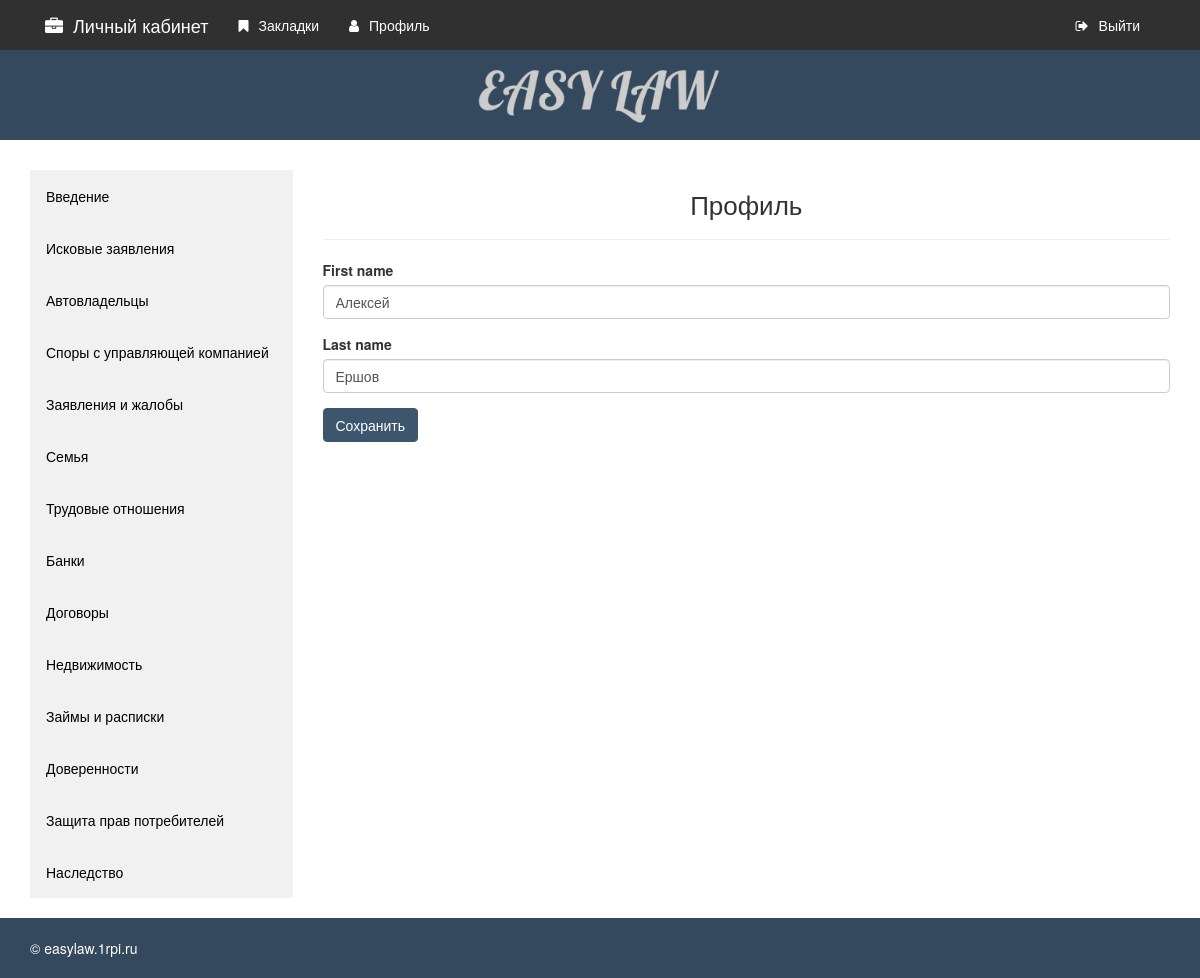
/cabinet/profile/ (signed in), run on the app's committed database.
### cabinet/models.py (models this page shows, shortened)
class Category(models.Model):
    title = models.CharField('Название категории', max_length=200)
    description = models.TextField('Описание', null=True, blank=True)
    date_added = models.DateTimeField('Дата добавления', auto_now_add=True)
    class Meta:
        verbose_name = 'Категория'
        verbose_name_plural = 'Категории'
        ordering = ['date_added']

### cabinet/views.py (the view)
@login_required
def profile(request):
    success = ''
    if request.method != 'POST':
        form = UpdateProfileForm(instance=request.user)
    else:
        form = UpdateProfileForm(instance=request.user, data=request.POST)
        if form.is_valid():
            form.save()
            success = 'Ваш профиль успешно изменен!'
    context = {
        'title': 'Профиль',
        'form': form,
        'success': success
    }
    return render(request, 'cabinet/profile.html', context)

### cabinet/forms.py
class UpdateProfileForm(forms.ModelForm):
    class Meta:
        fields = ['first_name', 'last_name']
        model = User

### cabinet/context_processors.py (called while the page is built)
def nav_categories(request):
    try:
        current_url = resolve(request.path_info).url_name
    except Resolver404:
        return {}
    if current_url == 'index' or current_url == 'categories'\
        or current_url == 'category' or current_url == 'blank' \
        or current_url == 'profile' or current_url == 'account_logout'\
        or current_url == 'bookmark':
        categories = Category.objects.all()
        category_id = int(request.resolver_match.kwargs.get('category_id', 0))
        context_data = {
            'nav_categories': categories,
            'category_id': category_id
        }
        return context_data
    return {}

### cabinet/templates/cabinet/profile.html (shortened to what this page needs)
{% extends 'cabinet/base.html' %}
{% load static %}
{% load bootstrap3 %}
{% block application %}
<div class="row">
    <div class="col col-xs-12">
        <h1 class="text-center">{{title}}</h1>
        <hr>
        <form id="form-blank" method="POST" action="{% url 'cabinet:profile' %}">
            {% bootstrap_form form %}
            {% buttons %}
            <button type="submit" class="btn btn-save">Сохранить</button>
            {% endbuttons %}
        </form>
    </div>
</div>
{% endblock %}

### templates/cabinet/base.html (shortened to what this page needs)
{% load bootstrap3 %}
{% load static %}
<!DOCTYPE html>
<html>
<head>
    {% bootstrap_css %}
    <link rel="stylesheet" href="https://maxcdn.bootstrapcdn.com/font-awesome/4.7.0/css/font-awesome.min.css">
    <link rel="stylesheet" href="{% static 'css/cabinet/style.css' %}">
</head>
<body>
<nav class="navbar navbar-default">
    <div class="container">
        <div class="container-fluid">
            <div class="navbar-header">
                <a class="navbar-brand" href="{% url 'cabinet:categories' %}"><i class="fa fa-briefcase"></i>Личный кабинет</a>
            </div>
            <div class="collapse navbar-collapse" id="bs-example-navbar-collapse-1">
                <ul class="nav navbar-nav">
                    <li><a href="{% url 'cabinet:bookmark' %}"><i class="fa fa-bookmark" aria-hidden="true"></i>Закладки</a></li>
                    <li><a href="{% url 'cabinet:profile' %}"><i class="fa fa-user" aria-hidden="true"></i>Профиль</a></li>
                </ul>
                <ul class="nav navbar-nav navbar-right">
                    <li><a href="{% url 'account_logout'%}"><i class="fa fa-sign-out" aria-hidden="true"></i>Выйти</a></li>
                </ul>
            </div>
        </div>
    </div>
</nav>
<div class="logo">
    <a href="{% url 'cabinet:categories' %}"><img src="{% static 'images/logo.png' %}" alt=""></a>
</div>
<div class="container">
    <div class="row">
        <nav class="col col-sm-3">
            <ul class="vertical-menu">
                {% for category in nav_categories %}
                    {% if category_id == category.id %}
                        <li><a class="active" href="{% url 'cabinet:category' category.id %}">{{category.title}}</a></li>
                    {% else %}
                        <li><a href="{% url 'cabinet:category' category.id %}">{{category.title}}</a></li>
                    {% endif %}
                {% endfor %}
            </ul>
        </nav>
        <div class="col col-sm-9">
            {% block application %}
            {% endblock %}
        </div>
    </div>
</div>
<footer>
    <div class="container">
        <div class="row">
            <div class="col col-xs-12">
                <p>&copy; easylaw.1rpi.ru</p>
            </div>
        </div>
    </div>
</footer>
</body>
</html>

### static/css/cabinet/style.css (style rules this page uses)
html { position: relative; min-height: 100%; }
body { margin-bottom: 80px; }
h1 { font-size: 26px; }
a { color: #3D556D; }
.btn-save { background-color: #3D556D; border-color: #3D556D;; color: #fff; }
footer { position: absolute; bottom: 0; width: 100%; height: 60px; background-color: #34495e; color: #fff; overflow: hidden; }
footer p { line-height: 60px; }
.navbar-default { background: #303030; border: medium none; border-radius: 0; margin-bottom: 0; }
.navbar-default .navbar-brand, .navbar-default .navbar-brand:hover, .navbar-default .navbar-brand:focus { color: #fff; }
.navbar-default .navbar-nav li a, .navbar-default .navbar-nav li a:hover, .navbar-default .navbar-nav li a:focus { color: #fff; }
.navbar-default i.fa { margin-right: 10px; }
div.logo { background-color: #34495E; text-align: center; margin-bottom: 30px; }
div.logo img { height: 90px; }
ul.vertical-menu { list-style-type: none; margin: 0; padding: 0; width: 100%; background-color: #f1f1f1; }
ul.vertical-menu li a { display: block; color: #000; padding: 16px; text-decoration: none; }
form { margin: 15px 0; }

### data on the page
Category: title "Введение"
Category: title "Исковые заявления"
Category: title "Автовладельцы"
Category: title "Споры с управляющей компанией"
Category: title "Заявления и жалобы"
Category: title "Семья"
Category: title "Трудовые отношения"
Category: title "Банки"
Category: title "Договоры"
Category: title "Недвижимость"
Category: title "Займы и расписки"
Category: title "Доверенности"
Category: title "Защита прав потребителей"
Category: title "Наследство"

### other printed values
{{ title }} "Профиль"
